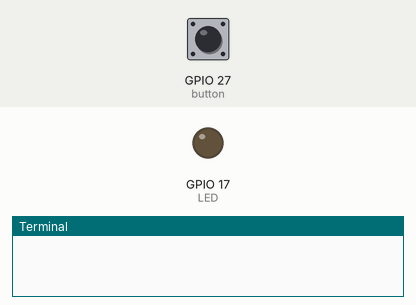
Bench run of a program on a simulated Raspberry Pi (BCM pin numbers). On the bench: output pins drawn as LEDs (lit = HIGH), the last lines printed to the terminal. Dashed ring = blinking. The test bench sets the inputs (shaded band); at power-on: GPIO 27 (button) HIGH.

Above: at 1.2 s.
1.3 s: GPIO 27 (button) pulled LOW for 1 s
At 2.5 s:
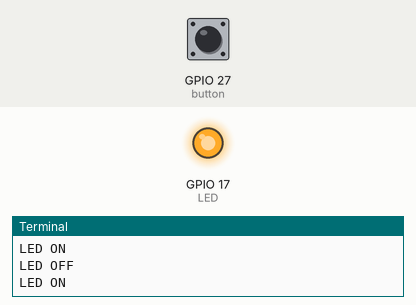
3.8 s: GPIO 27 (button) pulled LOW for 0.15 s
At 5.0 s:
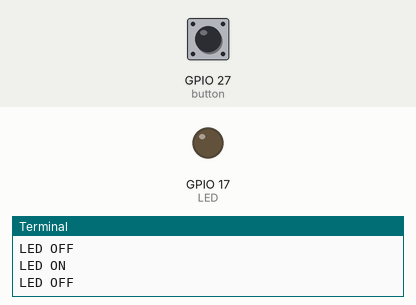
5.4 s: GPIO 27 (button) pulled LOW for 3.2 s
At 5.5 s:
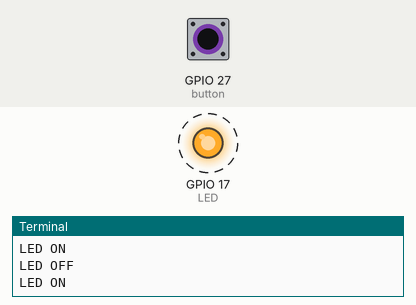
Timing chart, 0 to 9.9 s (numbered marks = the images above; inputs shaded):
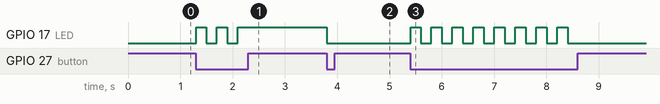

Measured:
- after the input at 1.3 s, GPIO 17 (LED): alternates HIGH for 0.20 s and LOW for 0.20 s, 5 changes in all, then stays HIGH, starting at once
- after the input at 3.8 s, GPIO 17 (LED): HIGH → LOW at once
- after the input at 5.4 s, GPIO 17 (LED): alternates HIGH for 0.20 s and LOW for 0.20 s, 16 changes in all, then stays LOW, starting at once

The program:

Project2-Toggle.py
```python
import RPi.GPIO as GPIO
from time import sleep
GPIO.setmode(GPIO.BCM)
LED = 17
button = 27
delay = 0.1
GPIO.setup(LED, GPIO.OUT)
GPIO.setup(button, GPIO.IN, pull_up_down=GPIO.PUD_UP)
LED_state = 0
try:
    while True:
        if GPIO.input(button) == GPIO.LOW and LED_state == 0:
            LED_state = 1
            GPIO.output(LED,GPIO.HIGH)
            print("LED ON")
            sleep(delay)
        elif GPIO.input(button) == GPIO.LOW and LED_state == 1:
            LED_state = 0
            GPIO.output(LED,GPIO.LOW)
            print("LED OFF")
            sleep(delay)
        sleep(delay)
except KeyboardInterrupt:
    GPIO.cleanup()
```
